Frame 1 (no input): blank canvas, image omitted
Frame 60 (no input): blank canvas, image omitted
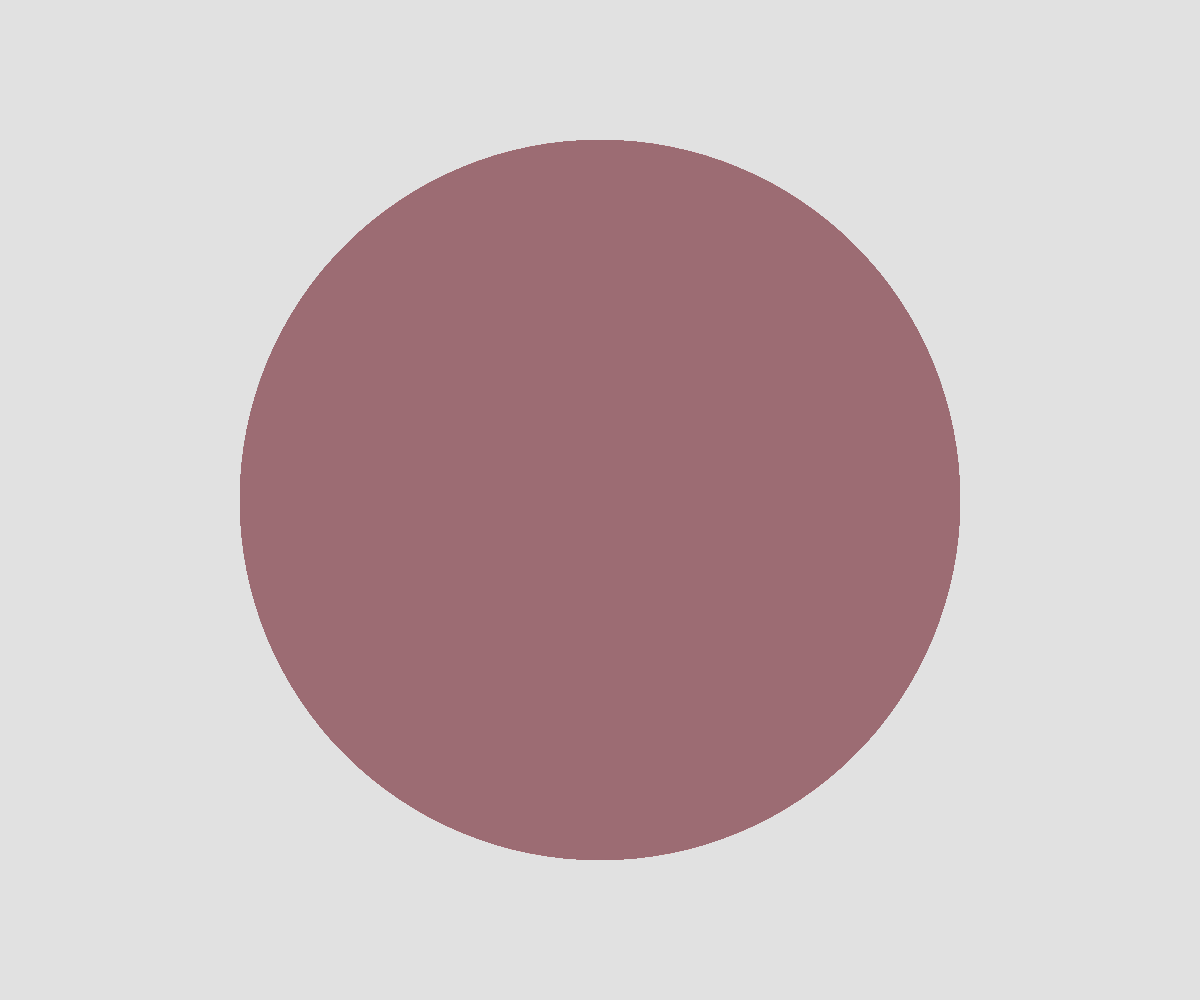
Frame 120 (the mouse pressed at the canvas centre since frame 60)

The p5.js sketch whose frames 1 and 60 were blank and that drew this single picture after the mouse press (run headless with seeded random() and noise() and a simulated clock; from frame 60 on, the mouse is pressed at the canvas centre):

// p5.js sketch
// ── sketch.js
/**
 * 
 * A simple drawing machine that draws circles when the mouse is pressed.
 * 
 */

let colors = ["darkred", "lightblue"]// or [color("red"), color("lightblue")]

function setup() {
  createCanvas(windowWidth, windowHeight);
  background(225);
}


function draw() {

let i = map(mouseY, 0, height, 0, 1)
let circleColor = lerpColor(color(colors[0]), color(colors[1]), i);// or (color[0], color[1], i)

 let circleSize = map(mouseX, 0, width, 1440, 0);
 //let circleColor = map(mouseY, 0, height, 0, 255);


  noStroke(); 
  fill(circleColor);

  if (mouseIsPressed) {
    circle(mouseX, mouseY, circleSize);
  }
}

function keyPressed() {

  // console.log(keyCode);// you can see the keyCode in the console when you press a key
 if (keyCode === 32) { //32 is stand for spacebar, each key has a code(more precise); Check if the spacebar is pressed
    background(225);
  }
}
function windowResized() {
  resizeCanvas(windowWidth, windowHeight);
}


// Exercises for you to try :
// 1. Use mouseX or mouseY to change the circle's size or color as you draw.
//    Hint: map(mouseX, 0, width, 5, 100)
